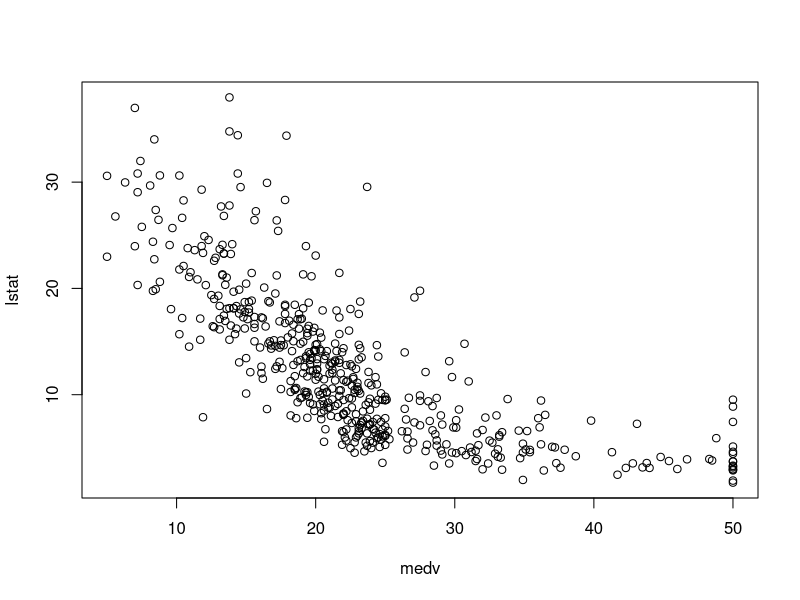

The R script that drew this image:
## ---- chunk 1
knitr::opts_chunk$set(echo = TRUE)
## ---- chunk 2
library(MASS)
attach(Boston)
summary(Boston)
## ---- chunk 3
plot(medv,lstat)
